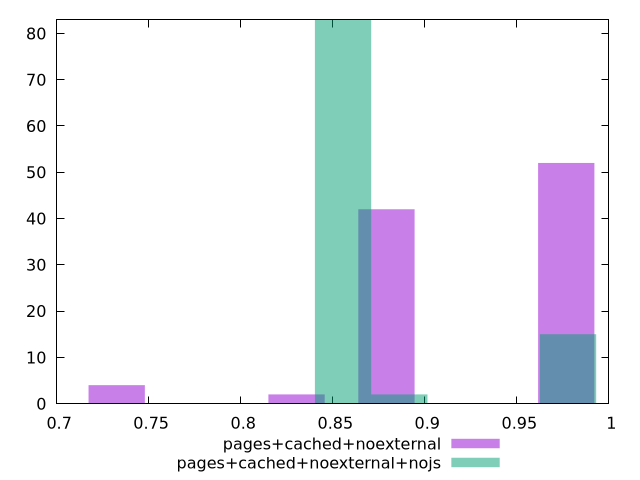

Reproduce this figure in gnuplot.
$_pagesCachedNoexternal <<EOF
0.8791686324893329 42
0.9768540360992588 52
0.83032593068437 2
0.732640527074444 4
EOF
$_pagesCachedNoexternalNojs <<EOF
0.9778261034804282 15
0.8555978405453747 83
0.8861549062791381 2
EOF
set key outside below
set terminal pngcairo
set output "report_00004_2020-11-02T20-21-41.718Z/uses-http2/uses-http2_pages+cached+noexternal_pages+cached+noexternal+nojs+hist.png"
set boxwidth 0.03055706573376338
set style fill transparent solid 0.5 noborder
set yrange [0:83]
plot $_pagesCachedNoexternal title "pages+cached+noexternal" with boxes ,$_pagesCachedNoexternalNojs title "pages+cached+noexternal+nojs" with boxes ,
